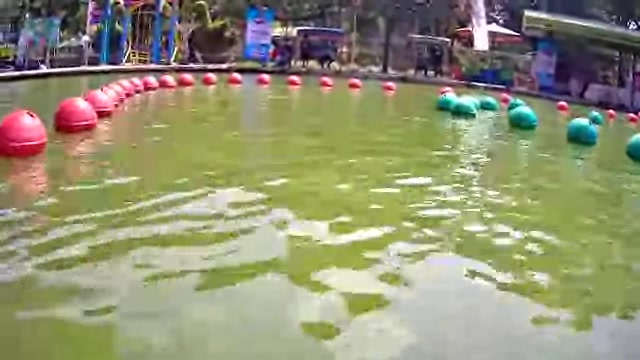
#> input picture Lomba/bola.jpg, 640 x 360 px, found by its file name
$ python main.py
#> lines starting #> are read from the running program, lines starting #| are printed output that depends on the picture; after the words box and inside, x2 and y2 are one past the last pixel; in counts of white or black regions, pixels touching at a corner belong together
import cv2
import numpy as np

# Fungsi untuk melakukan segmentasi warna pada citra
def segment_color(image, lower_bound, upper_bound):
    lower = np.array(lower_bound, dtype=np.uint8)
    upper = np.array(upper_bound, dtype=np.uint8)
    mask = cv2.inRange(image, lower, upper)
    result = cv2.bitwise_and(image, image, mask=mask)
    return result

# Alamat gambar yang akan di-segmentasi
image_path = "D:\GAMANTARAY\Vision\Lomba/bola.jpg"

# Baca gambar
image = cv2.imread(image_path)
#> image is the input picture: shape (360, 640, 3); mean B, G, R 115.6, 145.8, 146.1

if image is not None:
    # Segmentasi warna merah
    lower_red = [0, 0, 100]
    upper_red = [200, 100, 255]
    red_segmented = segment_color(image, lower_red, upper_red)
#> in segment_color, `mask = cv2.inRange(image, lower, upper)`:
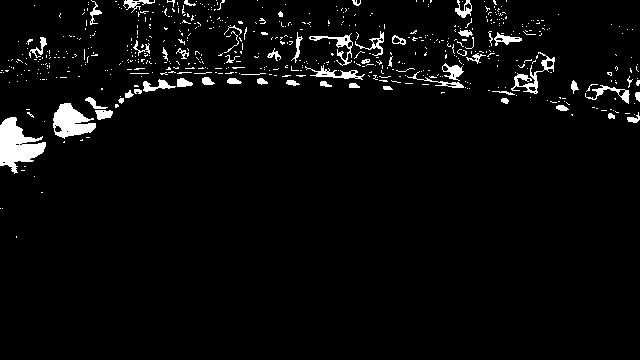
#> mask: shape (360, 640); 3.8% white; 593 white regions (536 under 20 px), largest, box (x1, y1, x2, y2) and area: (0, 117, 46, 174) 1419, (53, 103, 96, 139) 926, (511, 52, 555, 94) 397
#> in segment_color, `result = cv2.bitwise_and(image, image, mask=mask)`:
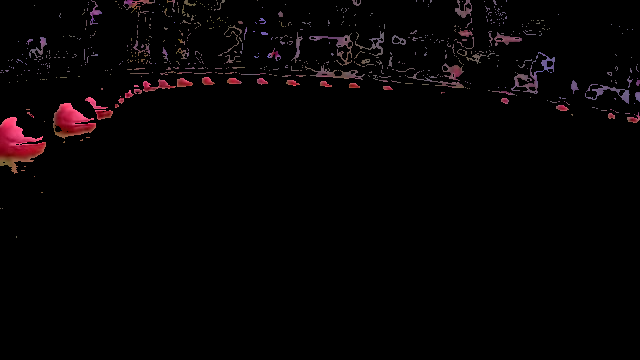
#> result: shape (360, 640, 3); mean B, G, R 3.4, 2.7, 5.2

    # Segmentasi warna hijau
    lower_green = [0, 100, 0]
    upper_green = [250, 255, 100]
    green_segmented = segment_color(image, lower_green, upper_green)
#> in segment_color (call 2), `mask = cv2.inRange(image, lower, upper)`:
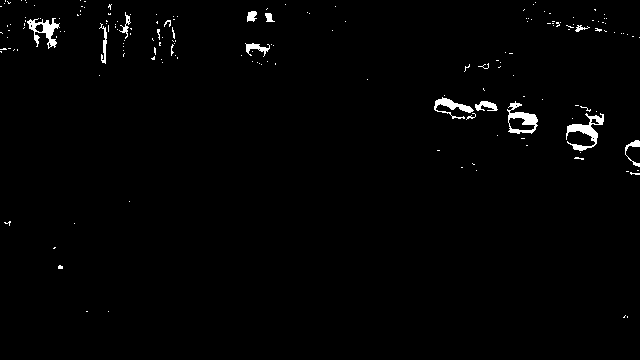
#> mask: shape (360, 640); 1.3% white; 176 white regions (161 under 20 px), largest, box (x1, y1, x2, y2) and area: (566, 113, 604, 151) 500, (507, 101, 538, 134) 421, (27, 18, 60, 49) 394

    # Tampilkan citra asli dan hasil segmentasi
    cv2.imshow("Original Image", image)
    cv2.imshow("Red Segmented Image", red_segmented)
    cv2.imshow("Green Segmented Image", green_segmented)
    cv2.waitKey(0)
    cv2.destroyAllWindows()
else:
    print("Gagal membaca gambar")
